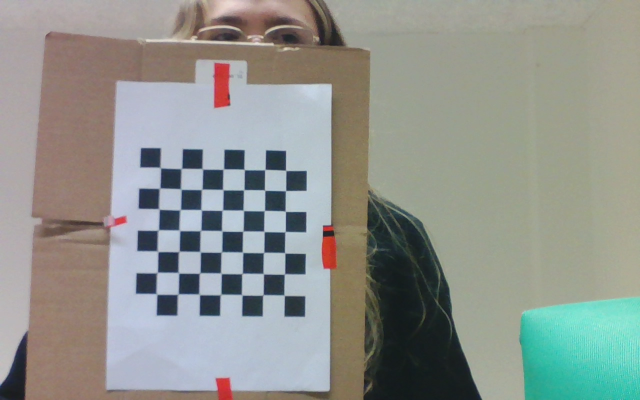
#> input picture calibration_images/image_20250115_173128.png, 1280 x 800 px, found by its file name (shown at 1/2 size)
$ python camera_calibration.py
#> lines starting #> are read from the running program, lines starting #| are printed output that depends on the picture; after the words box and inside, x2 and y2 are one past the last pixel; in counts of white or black regions, pixels touching at a corner belong together; long printed decimals are rounded
# taken from https://github.com/GSNCodes/ArUCo-Markers-Pose-Estimation-Generation-Python/blob/main/calibration.py
import numpy as np
import cv2
import os
import argparse
from src.config import CalibrationConfig


def calibrate(dirpath, square_size, width, height, visualize=False):
    """Apply camera calibration operation for images in the given directory path."""
#> called with dirpath = 'calibration_images', square_size = 0.02, width = 7, height = 7, visualize = False

    # termination criteria
    criteria = (cv2.TERM_CRITERIA_EPS + cv2.TERM_CRITERIA_MAX_ITER, 30, 0.001)

    # prepare object points, like (0,0,0), (1,0,0), (2,0,0) ....,(width-1,height-1,0)
    objp = np.zeros((height * width, 3), np.float32)
    objp[:, :2] = np.mgrid[0:width, 0:height].T.reshape(-1, 2)
    objp *= square_size

    # Arrays to store object points and image points from all the images.
    objpoints = []  # 3d point in real world space
    imgpoints = []  # 2d points in image plane.

    images = os.listdir(dirpath)

    for fname in images:
        filepath = os.path.join(dirpath, fname)
        img = cv2.imread(filepath)
#> img is the input picture: shape (800, 1280, 3); mean B, G, R 141.5, 147.2, 143.5

        if img is None:
            print(f"Warning: Could not read image {filepath}. Skipping.")
            continue

        gray = cv2.cvtColor(img, cv2.COLOR_BGR2GRAY)
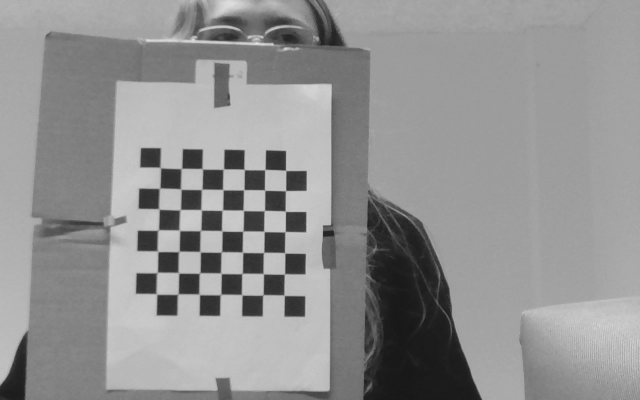
#> gray: shape (800, 1280) (shown at 1/2 size); min 21, max 226, mean 145.4

        # Find the chess board corners
        ret, corners = cv2.findChessboardCorners(gray, (width, height), None)
#> ret = True; corners = 49 rows, first 8: [322.4, 336.7], [364.8, 336.8], [405, 338.2], [445.6, 339.6], [489.6, 340], [531, 338.4], [572, 341], [321.7, 376.2]

        # If found, add object points, image points (after refining them)
        if ret:
            objpoints.append(objp)
            corners2 = cv2.cornerSubPix(gray, corners, (11, 11), (-1, -1), criteria)
#> corners2 = 49 rows, first 8: [321.3, 335.7], [363.2, 337.4], [405.2, 337.9], [447.2, 338.7], [488.9, 339.4], [530.3, 339.5], [572, 341.3], [319.6, 376.8]
            imgpoints.append(corners2)

            # Draw and display the corners
            img = cv2.drawChessboardCorners(img, (width, height), corners2, ret)
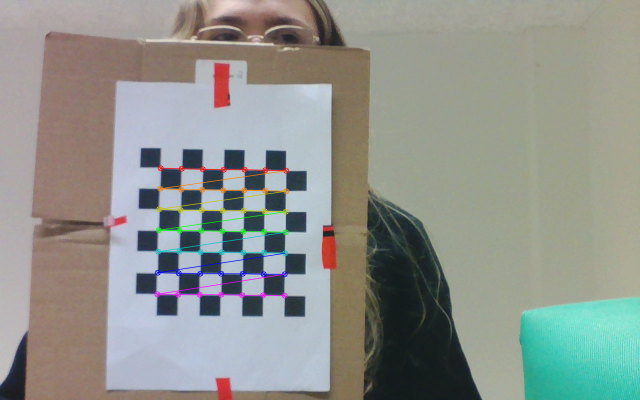
#> img: shape (800, 1280, 3) (shown at 1/2 size); 1.35% of pixels changed, all inside (x1, y1, x2, y2) = (308, 330, 579, 598)

        if visualize:
            cv2.imshow("img", img)
            cv2.waitKey(500)  # Show each image for 500 ms
#> pass 2 of the loop in calibrate, `for fname in images:`:
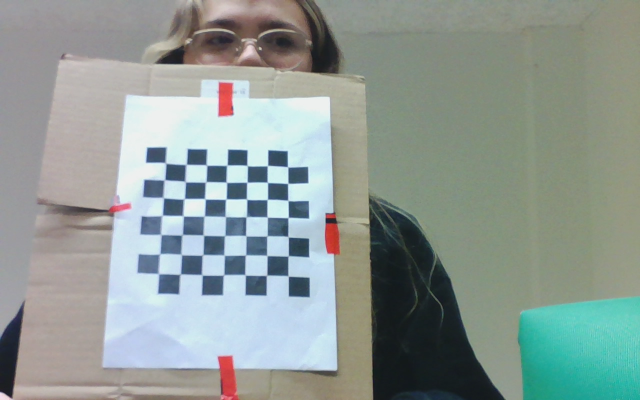
#> input picture calibration_images/image_20250115_173130.png, 1280 x 800 px, found by its file name (shown at 1/2 size)
#> in calibrate, img is the input picture: shape (800, 1280, 3); mean B, G, R 149.1, 153.8, 142.5
#> in calibrate, `gray = cv2.cvtColor(img, cv2.COLOR_BGR2GRAY)`:
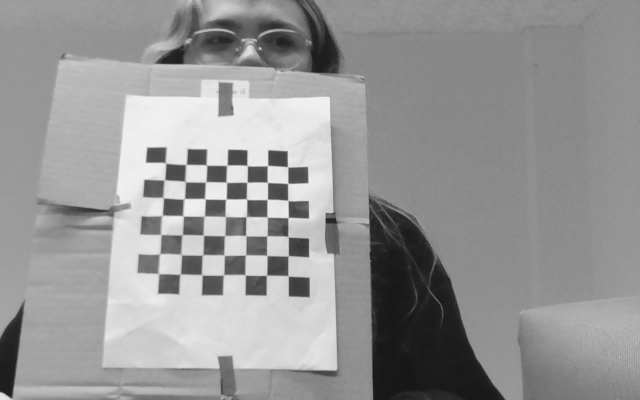
#> gray: shape (800, 1280) (shown at 1/2 size); min 15, max 243, mean 149.9
#> corners = 49 rows, first 8: [331, 326.5], [374.6, 328.7], [414.8, 331.5], [455.6, 329.6], [494, 330.6], [535, 332], [575.8, 334.1], [329.5, 360.5]
#> corners2 = 49 rows, first 8: [331.7, 326.4], [372.7, 329.3], [413.5, 330.6], [454.4, 330.8], [494.8, 331.5], [535.5, 331.5], [575.9, 334.3], [329.6, 360.1]
#> in calibrate, `img = cv2.drawChessboardCorners(img, (width, height), corners2, ret)`:
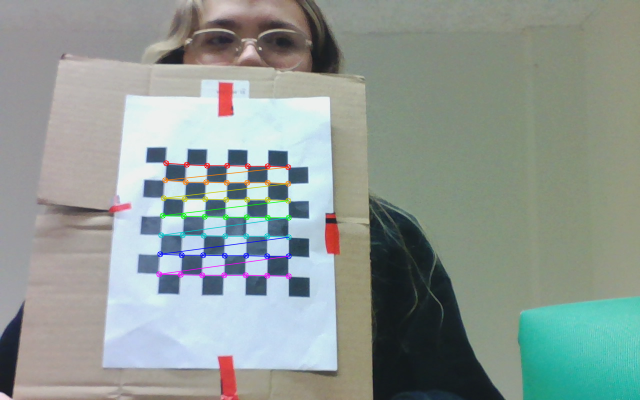
#> img: shape (800, 1280, 3) (shown at 1/2 size); 1.34% of pixels changed, all inside (x1, y1, x2, y2) = (312, 320, 584, 559)

    cv2.destroyAllWindows()

    ret, mtx, dist, rvecs, tvecs = cv2.calibrateCamera(
        objpoints, imgpoints, gray.shape[::-1], None, None
    )
#> ret = 0.734; mtx = [[1843.5, 0, 775.6], [0, 1735.8, 253], [0, 0, 1]]; dist = [[2.01, -17.18, -0.0207, 0.136, 67]]; rvecs = ([-0.0993, -0.172, 0.0193], [-0.589, -0.173, -0.0198]); tvecs = ([-0.217, 0.0416, 0.852], [-0.219, 0.0386, 0.885])

    mean_error = 0
    for i in range(len(objpoints)):
        imgpoints2, _ = cv2.projectPoints(objpoints[i], rvecs[i], tvecs[i], mtx, dist)
        error = cv2.norm(imgpoints[i], imgpoints2, cv2.NORM_L2) / len(imgpoints2)
        mean_error += error
#> this loop made 2 passes
#> (error, mean_error) on passes 1 to 2: (0.0747, 0.0747), (0.128, 0.203)
#> after the loop, mean_error = 0.203

    return [ret, mtx, dist, rvecs, tvecs, mean_error / len(objpoints)]


if __name__ == "__main__":
    ap = argparse.ArgumentParser()
    ap.add_argument(
        "-d",
        "--dir",
        default=CalibrationConfig.DIR_CAL_IMAGE.value,
        help=f"Path to folder containing checkerboard images for calibration (default={CalibrationConfig.DIR_CAL_IMAGE.value})",
    )
    ap.add_argument(
        "-w",
        "--width",
        type=int,
        default=CalibrationConfig.CHESS_WIDTH.value,
        help=f"Width of checkerboard (default={CalibrationConfig.CHESS_WIDTH.value})",
    )
    ap.add_argument(
        "-t",
        "--height",
        type=int,
        default=CalibrationConfig.CHESS_HEIGHT.value,
        help=f"Width of checkerboard (default={CalibrationConfig.CHESS_HEIGHT.value})",
    )
    ap.add_argument(
        "-s",
        "--square_size",
        type=float,
        default=CalibrationConfig.CHESS_SIZE.value,
        help=f"Length of one edge (in meters)(default={CalibrationConfig.CHESS_SIZE.value})",
    )
    ap.add_argument(
        "-v",
        "--visualize",
        action="store_true",
        help="Visualize each checkerboard image",
    )
    ap.add_argument(
        "-o",
        "--output",
        type=str,
        default=CalibrationConfig.CAL_FILE.value,
        help=f"File in which the calibration will be saved (default={CalibrationConfig.CAL_FILE.value})",
    )

    args = ap.parse_args()

    ret, mtx, dist, rvecs, tvecs, error = calibrate(
        dirpath=args.dir,
        square_size=args.square_size,
        width=args.width,
        height=args.height,
        visualize=args.visualize,
    )
#> ret = 0.734; mtx = [[1843.5, 0, 775.6], [0, 1735.8, 253], [0, 0, 1]]; dist = [[2.01, -17.18, -0.0207, 0.136, 67]]; tvecs = ([-0.217, 0.0416, 0.852], [-0.219, 0.0386, 0.885]); error = 0.101

    print("Camera Matrix:\n", mtx)
#| Camera Matrix:
#|  [[1.84347413e+03 0.00000000e+00 7.75640598e+02]
#|  [0.00000000e+00 1.73583921e+03 2.53034840e+02]
#|  [0.00000000e+00 0.00000000e+00 1.00000000e+00]]
    print("Distortion Coefficients:\n", dist)
#| Distortion Coefficients:
#|  [[ 2.00832875e+00 -1.71791514e+01 -2.07192588e-02  1.35793122e-01
#|    6.70037648e+01]]
    print("Total Error:", error)
#| Total Error: 0.1014

    np.savez(args.output, camera_matrix=mtx, dist_coeffs=dist)
